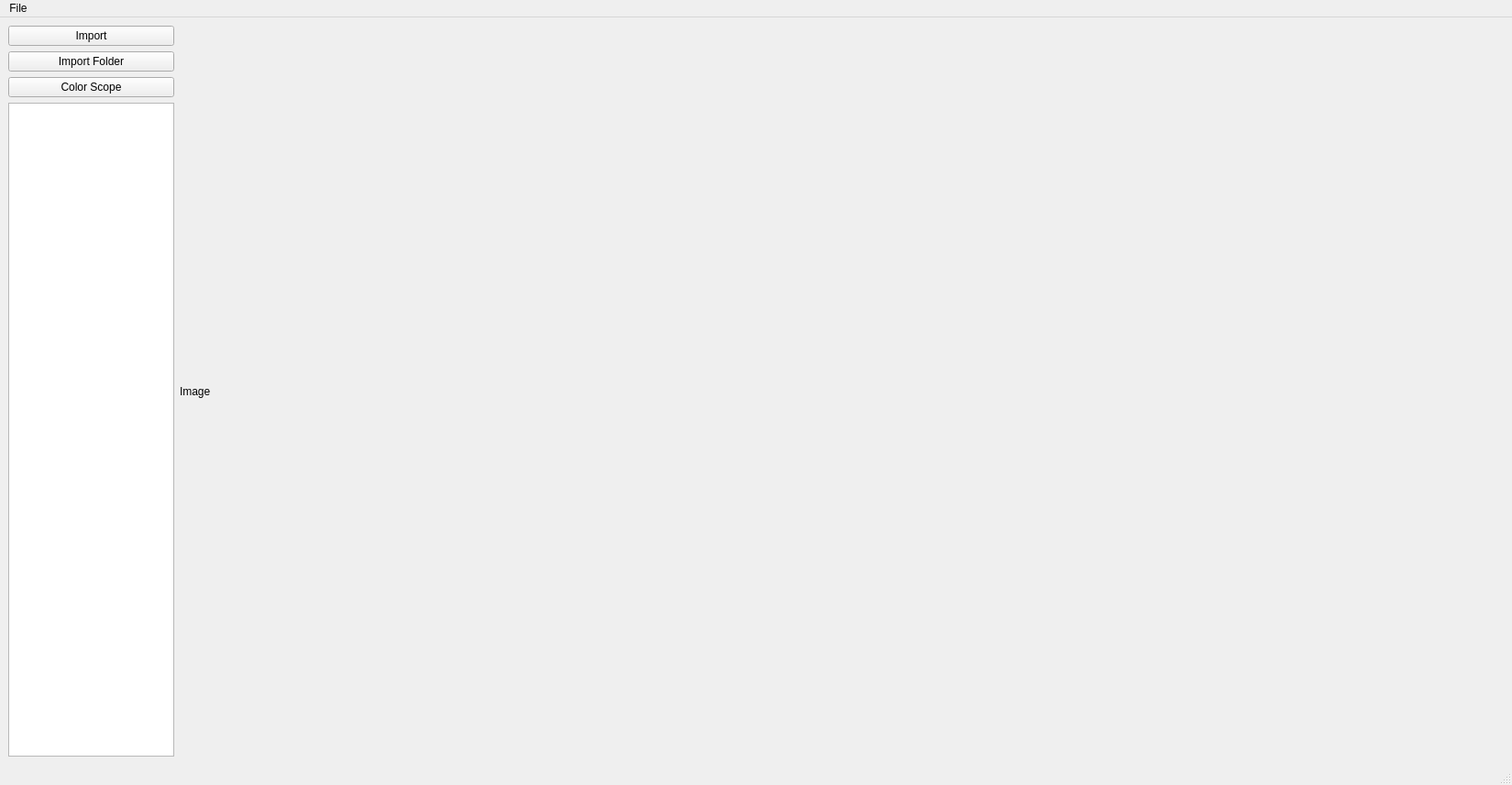
<?xml version="1.0" encoding="UTF-8"?>
<ui version="4.0">
 <class>MainWindow</class>
 <widget class="QMainWindow" name="MainWindow">
  <property name="geometry">
   <rect>
    <x>0</x>
    <y>0</y>
    <width>1649</width>
    <height>856</height>
   </rect>
  </property>
  <property name="windowTitle">
   <string>MainWindow</string>
  </property>
  <widget class="QWidget" name="centralwidget">
   <layout class="QGridLayout" name="gridLayout">
    <item row="0" column="0">
     <layout class="QHBoxLayout" name="horizontalLayout" stretch="1,6,2">
      <item>
       <layout class="QVBoxLayout" name="verticalLayout_5">
        <item>
         <widget class="QPushButton" name="pb_open">
          <property name="text">
           <string>Import</string>
          </property>
         </widget>
        </item>
        <item>
         <widget class="QPushButton" name="pb_import">
          <property name="text">
           <string>Import Folder</string>
          </property>
         </widget>
        </item>
        <item>
         <widget class="QPushButton" name="pb_scope">
          <property name="text">
           <string>Color Scope</string>
          </property>
         </widget>
        </item>
        <item>
         <widget class="QListView" name="listView"/>
        </item>
       </layout>
      </item>
      <item>
       <widget class="QLabel" name="label">
        <property name="text">
         <string>Image</string>
        </property>
       </widget>
      </item>
      <item>
       <layout class="QVBoxLayout" name="verticalLayout">
        <item>
         <layout class="QFormLayout" name="histLayout"/>
        </item>
        <item>
         <layout class="QFormLayout" name="waveLayout"/>
        </item>
        <item>
         <layout class="QFormLayout" name="vectorLayout"/>
        </item>
       </layout>
      </item>
     </layout>
    </item>
   </layout>
  </widget>
  <widget class="QMenuBar" name="menubar">
   <property name="geometry">
    <rect>
     <x>0</x>
     <y>0</y>
     <width>1649</width>
     <height>21</height>
    </rect>
   </property>
   <widget class="QMenu" name="menuFile">
    <property name="title">
     <string>File</string>
    </property>
    <addaction name="actionNew"/>
    <addaction name="actionOpen"/>
    <addaction name="actionSave"/>
    <addaction name="actionExit"/>
   </widget>
   <addaction name="menuFile"/>
  </widget>
  <widget class="QStatusBar" name="statusbar"/>
  <action name="actionNew">
   <property name="text">
    <string>New</string>
   </property>
  </action>
  <action name="actionOpen">
   <property name="text">
    <string>Open</string>
   </property>
  </action>
  <action name="actionSave">
   <property name="text">
    <string>Save</string>
   </property>
  </action>
  <action name="actionExit">
   <property name="text">
    <string>Exit</string>
   </property>
  </action>
 </widget>
 <resources/>
 <connections/>
</ui>
